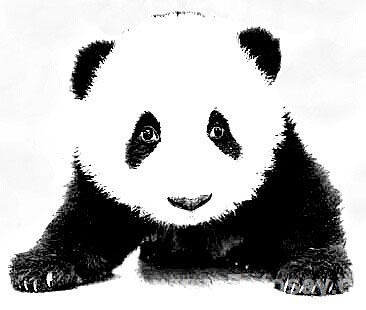
%> input picture panda.jpg, 366 x 310 px
$ octave --eval "result = img2Gcode('panda.jpg');"   (GNU Octave 9; MATLAB toolbox functions it lacks are replaced by stand-ins)
%> lines starting %> are read from the running program, lines starting %| are printed output that depends on the picture; in (x1, y1, x2, y2) boxes, pixels count from 0 and x2, y2 are one past the last pixel; in counts of white or black regions, pixels touching at a corner belong together; the program's own positions count from 1
function [A,rsltpath] = img2Gcode(srcpath)
%> called with srcpath = 'panda.jpg'
%UNTITLED 此处显示有关此函数的摘要
%   此处显示详细说明
I=imread(srcpath);
%> I is the input picture: size 310x366x3 uint8; mean R, G, B 184.1, 184.1, 184.1
if (ndims(I)==3) && (size(I,3)==3)   %若是彩色，变为灰度图
    I=rgb2gray(I);
%> I: size 310x366 uint8
end

%缩放
I=imresize(I,[500,500]);
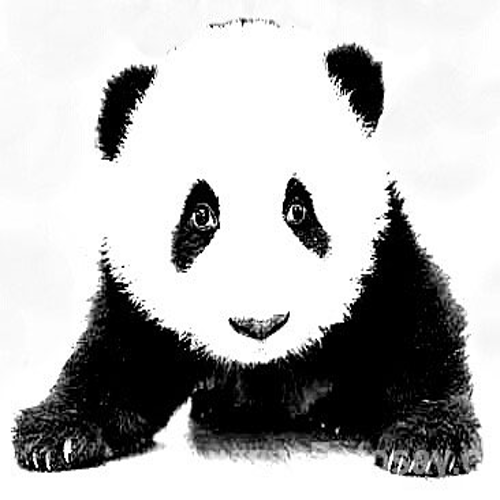
%> I: size 500x500 uint8; min 0, max 255, mean 184.1
%imshow(I)%%%
I=im2bw(I);
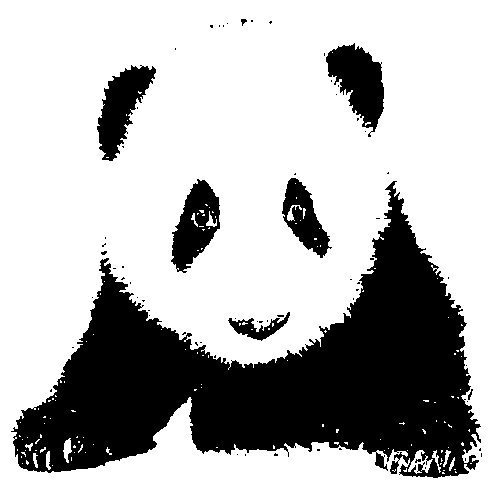
%> I: size 500x500 logical; 71.8% white; 67 black regions (59 under 20 px), largest, box (x1, y1, x2, y2) and area: (11, 181, 481, 478) 59428, (326, 43, 384, 137) 2982, (97, 65, 156, 161) 2747

%生成三元组A（双向加工）
R=size(I,1);
%> R = 500
A=[];
flag=1;
a=1;
for i=1:R
    B=I(i,:);
    index=find(B==0);
    N=length(index);
    if N>0
        if flag==1
            j=1;
            while j<=N
                k=j+1;
                while (k<=N && index(k)-index(k-1)==1)
                    k=k+1;
                end
                A(a,:)=[i,index(j),index(k-1)];
                a=a+1;
                j=k;
            end
            flag=-1;

        elseif flag==-1
            j=N;
            while j>=1
                k=j-1;
                while (k>=1 && index(k+1)-index(k)==1)
                    k=k-1;
                end
                A(a,:)=[i,index(j),index(k+1)];
                a=a+1;
                j=k;
            end
            flag=1;
        end
    end
end
%> this loop made 500 passes
%> (index, N) on passes 21, 23, 25, 27, 44, 46: ([242 243 244 245 246 247 252 253], 8), ([243 244 245 270 271 272], 6), (243, 1), ([211 212 213 220 224], 5), (355, 1), ([344 345 350 352 353 354 355], 7)
%> N on passes 48, 50, 52, 54, 56, 58: 20, 29, 35, 42, 44, 46
%> after the loop, A = 2056 rows, first 12: [20 242 246; 21 253 252; 21 247 242; 22 242 247; 22 252 253; 22 271 272; 23 272 270; 23 245 243; 24 228 228; 24 243 244; 24 271 271; 25 243 243]; a = 2057; j = 0; k = 0

rsltpath=strcat(srcpath,'_Gcode.txt');
%由矩阵A生成G代码
fp=fopen(rsltpath,'w+');
%x0,y0是起始位置
x0=15000-1000-9000-7500;
y0=245000+4000+7000+5000;
%先定位到左上角
fprintf(fp,'N0 G90\r\n');
fprintf(fp,'N1 G00 X%d.0 Y%d.\r\n',x0,y0);
fprintf(fp,'N2 G01 X%d.0 Y%d.0 E+300000 E-300000 F20000\r\n',x0,y0);
fprintf(fp,'N3 G36 M555 K0 \r\n');

n=4;
R=size(A,1);
%> R = 2056

for i=1:R
    r=A(i,1); c=A(i,2);
    %y的表达式要改 y=...-r*100
    y= y0-r*100; x= x0-c*100;
    fprintf(fp,'N%d G00 X%d.0 Y%d.0\r\n',n,x,y);n=n+1;
    c=A(i,3);
    x= x0-c*100;
    fprintf(fp,'N%d G36 M555 K1 \r\n',n);n=n+1;
    fprintf(fp,'N%d G01 X%d.0 Y%d.0\r\n',n,x,y);n=n+1;
    fprintf(fp,'N%d G36 M555 K0\r\n',n);n=n+1;
    i=i+1;
end
%> this loop made 2056 passes
%> (r, y, n) on passes 1 to 3: (20, 259000, 8), (21, 258900, 12), (21, 258900, 16)

fprintf(fp,'N%d G36 M82 K1 \r\n',n);n=n+1;
fclose(fp);

end
